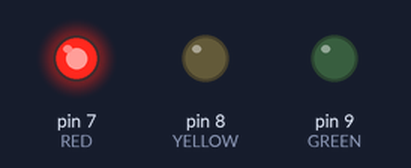
Bench run of a sketch on a simulated Arduino Uno, built with avr-gcc and run on an emulated ATmega328P. Parts: output pins drawn as LEDs (lit = HIGH).

Above: at 1.5 s.
At 3.5 s:
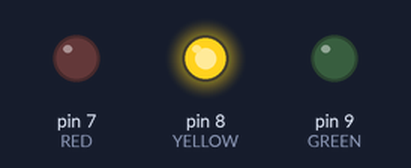
At 5.0 s:
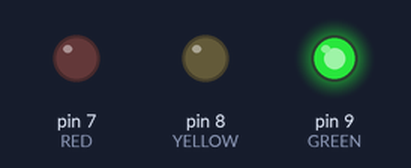
At 7.2 s:
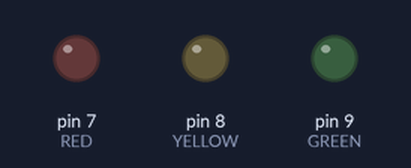
Timing chart, 0 to 10.4 s (numbered marks = the images above):
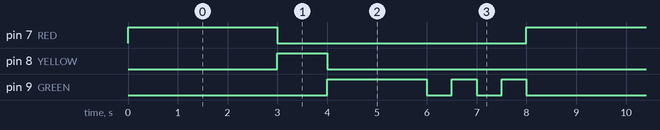

The sketch:

T01_trafficlight.ino
```cpp
#define RED 7
#define YELLOW 8
#define GREEN 9
void setup() {
  pinMode(RED,OUTPUT);
  pinMode(YELLOW, OUTPUT);
  pinMode(GREEN, OUTPUT);
}
void loop() {
  digitalWrite(RED, HIGH);
  delay(3000);
  digitalWrite(RED, LOW);

  digitalWrite(YELLOW,HIGH);
  delay(1000);
  digitalWrite(YELLOW,LOW);

  digitalWrite(GREEN,HIGH);
  delay(2000);
  digitalWrite(GREEN,LOW);
  delay(500);
  digitalWrite(GREEN,HIGH);
  delay(500);
  digitalWrite(GREEN,LOW);
  delay(500);
  digitalWrite(GREEN,HIGH);
  delay(500);
  digitalWrite(GREEN,LOW);
}
```

Measured:
- by itself, pin 7 (RED): alternates HIGH for 3.0 s and LOW for 5.0 s
- by itself, pin 8 (YELLOW): alternates HIGH for 1.0 s and LOW for 7.0 s
- by itself, pin 9 (GREEN): repeats every 8.0 s: 2 × (LOW 0.50 s, HIGH 0.50 s), LOW 4.0 s, HIGH 2.0 s
